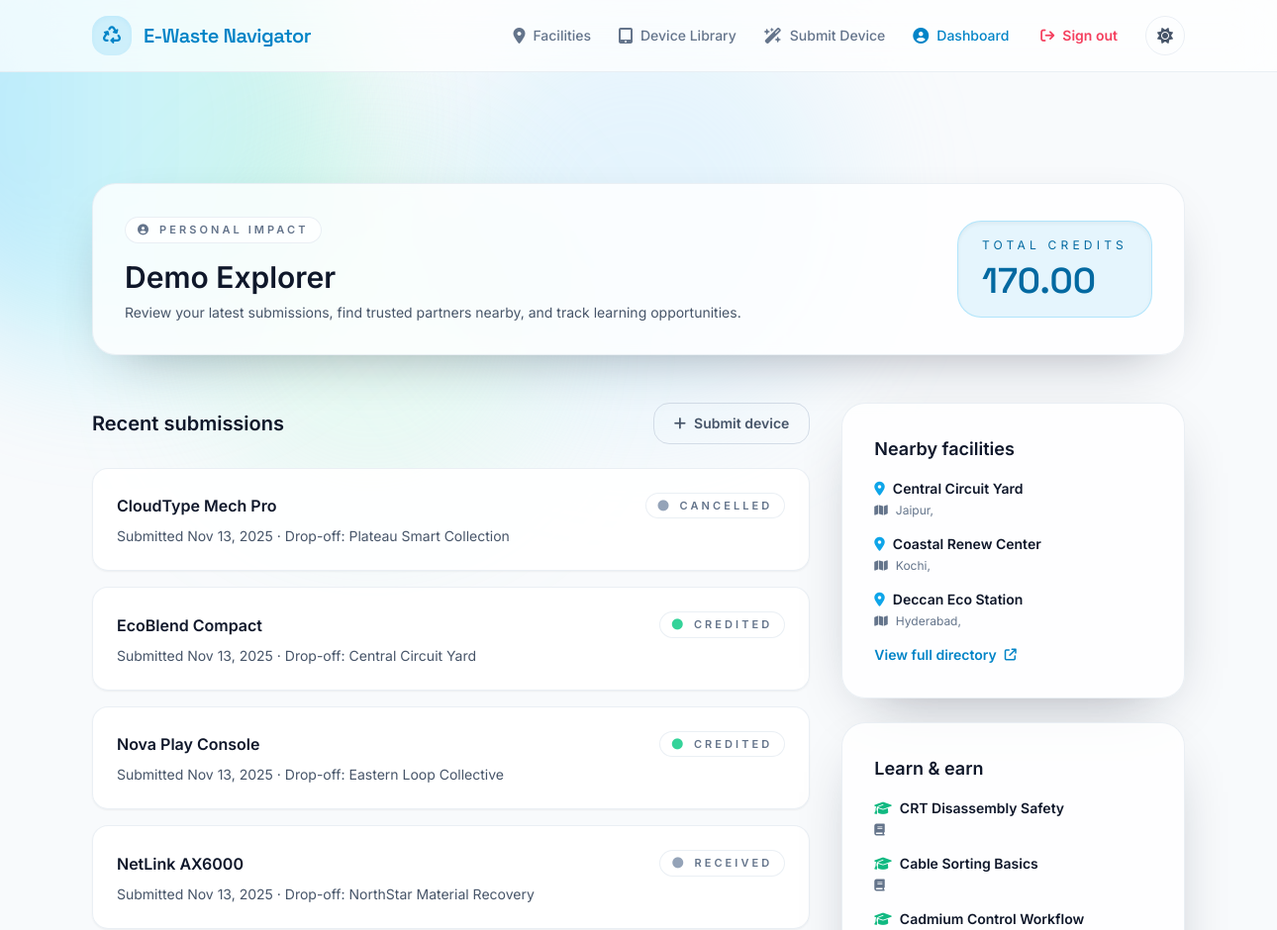
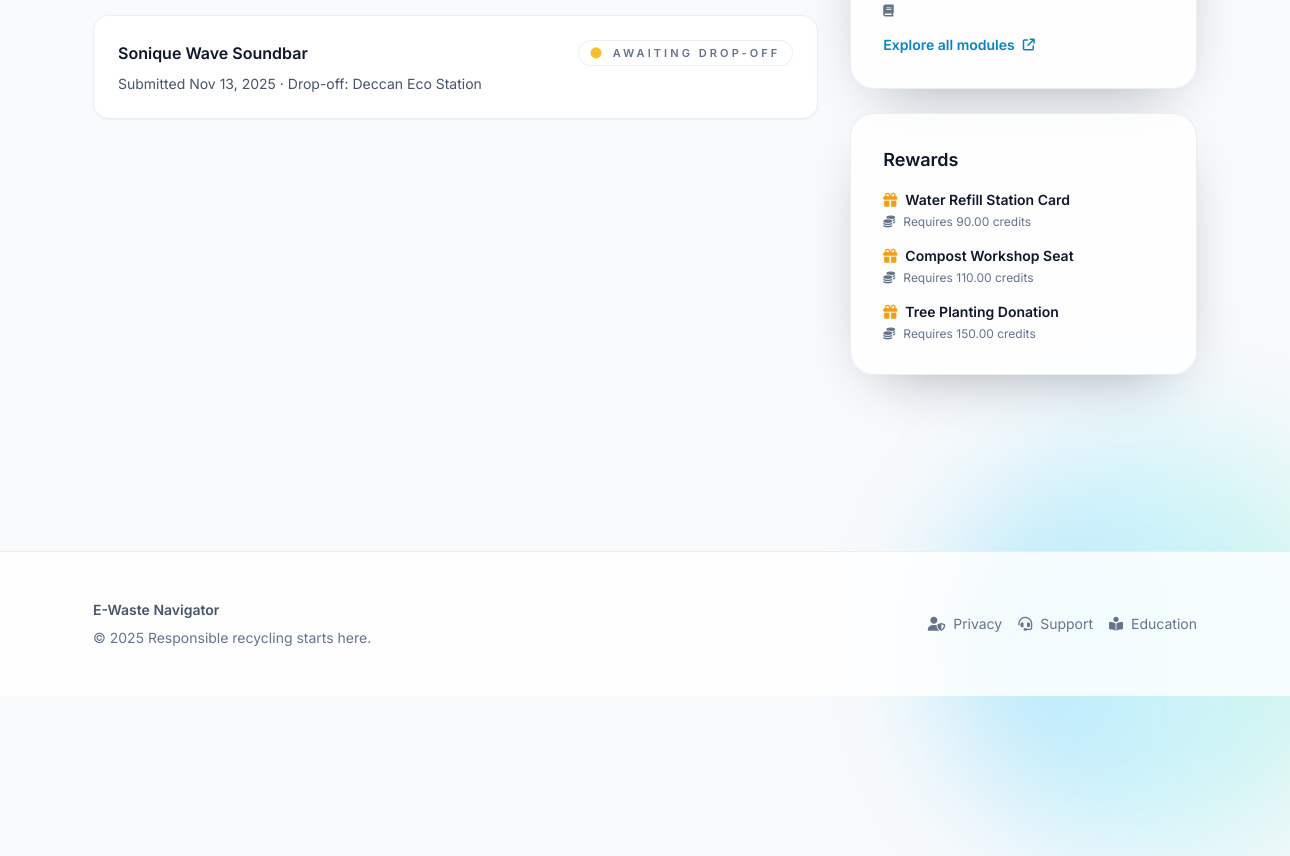
The page /accounts/dashboard/ (signed in) on the database its author committed (2 pictures, top to bottom).
### accounts/models.py (models this page shows, shortened)
class UserProfile(models.Model):
	user = models.OneToOneField(settings.AUTH_USER_MODEL, on_delete=models.CASCADE, related_name="profile")
	avatar_url = models.URLField(blank=True)
	phone_number = models.CharField(max_length=20, blank=True)
	home_location = models.CharField(max_length=255, blank=True)
	total_credits = models.DecimalField(max_digits=10, decimal_places=2, default=Decimal("0.00"))
	newsletter_opt_in = models.BooleanField(default=False)
	created_at = models.DateTimeField(auto_now_add=True)
	updated_at = models.DateTimeField(auto_now=True)
	class Meta:
		ordering = ["user__username"]

### devices/models.py (models this page shows, shortened)
class DeviceSubmission(models.Model):
	DRAFT = "draft"
	PENDING = "pending"
	RECEIVED = "received"
	CREDITED = "credited"
	CANCELLED = "cancelled"
	STATUS_CHOICES = [
		(DRAFT, "Draft"),
		(PENDING, "Awaiting Drop-off"),
		(RECEIVED, "Received"),
		(CREDITED, "Credited"),
		(CANCELLED, "Cancelled"),
	]
	user = models.ForeignKey(
		settings.AUTH_USER_MODEL,
		related_name="device_submissions",
		on_delete=models.SET_NULL,
		blank=True,
		null=True,
	)
	device_model = models.ForeignKey(
		DeviceModel,
		related_name="submissions",
		on_delete=models.SET_NULL,
		blank=True,
		null=True,
	)
	custom_device_name = models.CharField(
		max_length=200,
		blank=True,
		help_text="Provide the device name if it is not listed.",
	)
	device_type = models.CharField(
		max_length=120,
		blank=True,
		help_text="General category such as phone, laptop, or monitor.",
	)
	drop_off_facility = models.ForeignKey(
		'facilities.Facility',
		related_name='device_submissions',
		on_delete=models.SET_NULL,
		blank=True,
		null=True,
	)
	status = models.CharField(max_length=20, choices=STATUS_CHOICES, default=DRAFT)
	estimated_precious_metal_mass = models.DecimalField(
		max_digits=9,
		decimal_places=2,
		default=Decimal("0.00"),
		help_text="In grams",
	)
	estimated_credit_value = models.DecimalField(max_digits=9, decimal_places=2, default=Decimal("0.00"))
	message_to_facility = models.CharField(max_length=280, blank=True)
	pickup_address = models.TextField(blank=True)
	submitted_at = models.DateTimeField(default=timezone.now)
	updated_at = models.DateTimeField(auto_now=True)
	catalog_entry_created = models.BooleanField(default=False)
	credits_awarded = models.BooleanField(default=False)
	class Meta:
		ordering = ["-submitted_at"]
	@property
	def display_name(self) -> str:
		return self.custom_device_name or (self.device_model and str(self.device_model)) or "Custom device"

class DeviceModel(models.Model):
	category = models.ForeignKey(DeviceCategory, related_name="devices", on_delete=models.CASCADE)
	manufacturer = models.CharField(max_length=120)
	model_name = models.CharField(max_length=150)
	slug = models.SlugField(max_length=180, unique=True)
	release_year = models.PositiveIntegerField(null=True, blank=True)
	description = models.TextField(blank=True)
	components = models.ManyToManyField(
		'education.HazardousComponent',
		related_name='device_models',
		blank=True,
	)
	estimated_points = models.DecimalField(max_digits=9, decimal_places=2, default=Decimal("0.00"))
	estimated_recovery_notes = models.TextField(blank=True)
	image_url = models.URLField(blank=True)
	created_at = models.DateTimeField(auto_now_add=True)
	updated_at = models.DateTimeField(auto_now=True)
	class Meta:
		ordering = ["manufacturer", "model_name"]
		unique_together = ("manufacturer", "model_name")
	def __str__(self) -> str:
		return f"{self.manufacturer} {self.model_name}"

### facilities/models.py (models this page shows, shortened)
class Facility(models.Model):
	name = models.CharField(max_length=200)
	slug = models.SlugField(max_length=210, unique=True)
	tagline = models.CharField(max_length=255, blank=True)
	description = models.TextField(blank=True)
	street_address = models.CharField(max_length=255)
	city = models.CharField(max_length=120)
	state_province = models.CharField(max_length=120)
	postal_code = models.CharField(max_length=20)
	country = models.CharField(max_length=60, default="India")
	latitude = models.DecimalField(max_digits=9, decimal_places=6, null=True, blank=True)
	longitude = models.DecimalField(max_digits=9, decimal_places=6, null=True, blank=True)
	phone_number = models.CharField(max_length=30, blank=True)
	email = models.EmailField(blank=True)
	website = models.URLField(blank=True)
	hours_of_operation = models.JSONField(default=dict, blank=True)
	drop_off_instructions = models.TextField(blank=True)
	services = models.ManyToManyField(
		FacilityService,
		related_name="facilities",
		blank=True,
	)
	focus_components = models.ManyToManyField(
		'education.HazardousComponent',
		related_name='facilities',
		blank=True,
	)
	is_verified = models.BooleanField(default=False)
	created_at = models.DateTimeField(auto_now_add=True)
	updated_at = models.DateTimeField(auto_now=True)
	class Meta:
		ordering = ["name"]

### education/models.py (models this page shows, shortened)
class LearningModule(models.Model):
	AWARENESS = "awareness"
	ACTION = "action"
	DEEP_DIVE = "deep_dive"
	MODULE_TYPE_CHOICES = [
		(AWARENESS, "Awareness"),
		(ACTION, "Actionable Guidance"),
		(DEEP_DIVE, "Deep Dive"),
	]
	title = models.CharField(max_length=200)
	slug = models.SlugField(max_length=210, unique=True)
	summary = models.CharField(max_length=255)
	body = models.TextField()
	module_type = models.CharField(
		max_length=20,
		choices=MODULE_TYPE_CHOICES,
		default=AWARENESS,
	)
	components = models.ManyToManyField(HazardousComponent, related_name="modules")
	estimated_read_time = models.PositiveIntegerField(default=3, help_text="In minutes")
	is_published = models.BooleanField(default=True)
	created_at = models.DateTimeField(auto_now_add=True)
	updated_at = models.DateTimeField(auto_now=True)
	class Meta:
		ordering = ["title"]

### rewards/models.py (models this page shows, shortened)
class Reward(models.Model):
	name = models.CharField(max_length=180)
	slug = models.SlugField(max_length=190, unique=True)
	summary = models.CharField(max_length=255)
	description = models.TextField(blank=True)
	points_required = models.DecimalField(max_digits=10, decimal_places=2, default=Decimal("0.00"))
	image_url = models.URLField(blank=True)
	partner_url = models.URLField(blank=True)
	is_active = models.BooleanField(default=True)
	created_at = models.DateTimeField(auto_now_add=True)
	updated_at = models.DateTimeField(auto_now=True)
	class Meta:
		ordering = ["points_required"]

### accounts/views.py (the view)
# urls.py: path("dashboard/", views.user_dashboard, name="user_dashboard"),
@login_required
def user_dashboard(request: HttpRequest) -> HttpResponse:
	profile, _ = UserProfile.objects.get_or_create(user=request.user)
	submissions = DeviceSubmission.objects.filter(user=request.user)[:5]
	nearby_facilities = Facility.objects.all()[:3]
	modules = LearningModule.objects.all()[:3]
	rewards = Reward.objects.all()[:3]
	return render(
		request,
		"accounts/user_dashboard.html",
		{
			"profile": profile,
			"submissions": submissions,
			"facilities": nearby_facilities,
			"modules": modules,
			"rewards": rewards,
		},
	)

### accounts/templates/accounts/user_dashboard.html (shortened to what this page needs)
{% extends "base.html" %}
{% block content %}
<section class="page-section">
    <div class="layout-container space-y-12">
        <header class="glass-card">
            <div class="flex flex-col gap-6 md:flex-row md:items-center md:justify-between">
                <div>
                    <span class="chip-badge"><i class="fa-solid fa-circle-user"></i>Personal impact</span>
                    <h1 class="mt-4 text-3xl font-semibold text-slate-900 dark:text-white">{{ request.user.get_full_name|default:request.user.username }}</h1>
                    <p class="mt-2 text-sm text-slate-600 dark:text-slate-400">Review your latest submissions, find trusted partners nearby, and track learning opportunities.</p>
                </div>
                <div class="rounded-3xl border border-sky-400/30 bg-sky-500/10 px-6 py-4 text-sky-700 shadow-inner dark:border-sky-500/30 dark:bg-sky-500/10 dark:text-sky-200">
                    <p class="text-xs uppercase tracking-[0.35em]">Total credits</p>
                    <p class="mt-2 font-display text-4xl font-semibold">{{ profile.total_credits }}</p>
                </div>
            </div>
        </header>
        <div class="dashboard-grid">
            <section class="lg:col-span-2 space-y-6">
                <div class="flex items-center justify-between">
                    <h2 class="text-xl font-semibold text-slate-900 dark:text-white">Recent submissions</h2>
                    <a href="{% url 'devices:submit' %}" class="secondary-btn">
                        <i class="fa-solid fa-plus"></i>
                        Submit device
                    </a>
                </div>
                <div class="space-y-4">
                    {% for submission in submissions %}
                        <article class="grid-card">
                            <div class="flex flex-col gap-3 sm:flex-row sm:items-center sm:justify-between">
                                <h3 class="text-base font-semibold text-slate-900 dark:text-white">{{ submission.display_name }}</h3>
                                <span class="chip-badge">
                                    <i class="fa-solid fa-circle {% if submission.status == 'credited' %}text-emerald-400{% elif submission.status == 'pending' %}text-amber-400{% else %}text-slate-400{% endif %}"></i>
                                    {{ submission.get_status_display }}
                                </span>
                            </div>
                            <p class="mt-2 text-sm text-slate-600 dark:text-slate-400">
                                Submitted {{ submission.submitted_at|date:"M j, Y" }}
                                {% if submission.drop_off_facility %}
                                    · Drop-off: {{ submission.drop_off_facility.name }}
                                {% endif %}
                            </p>
                        </article>
                    {% empty %}
                        <div class="glass-card text-center text-sm text-slate-500 dark:text-slate-400">
                            No submissions yet. <a href="{% url 'devices:submit' %}" class="font-semibold text-sky-600 hover:text-sky-500 dark:text-sky-300 dark:hover:text-sky-200">Start your first recycling claim.</a>
                        </div>
                    {% endfor %}
                </div>
            </section>
            <aside class="space-y-6">
                <div class="glass-card">
                    <h3 class="text-lg font-semibold text-slate-900 dark:text-white">Nearby facilities</h3>
                    <ul class="mt-4 space-y-4 text-sm text-slate-600 dark:text-slate-400">
                        {% for facility in facilities %}
                            <li>
                                <p class="font-semibold text-slate-900 dark:text-white"><i class="fa-solid fa-location-dot mr-2 text-sky-500"></i>{{ facility.name }}</p>
                                <p class="mt-1 text-xs text-slate-500 dark:text-slate-500"><i class="fa-solid fa-map mr-2"></i>{{ facility.city }}, {{ facility.state }}</p>
                            </li>
                        {% empty %}
                            <li>No facilities yet—check back soon.</li>
                        {% endfor %}
                    </ul>
                    <a href="{% url 'facilities:facility_list' %}" class="mt-4 inline-flex items-center text-sm font-semibold text-sky-600 hover:text-sky-500 dark:text-sky-300 dark:hover:text-sky-200">
                        View full directory
                        <i class="fa-solid fa-arrow-up-right-from-square ml-2 text-xs"></i>
                    </a>
                </div>
                <div class="glass-card">
                    <h3 class="text-lg font-semibold text-slate-900 dark:text-white">Learn & earn</h3>
                    <ul class="mt-4 space-y-4 text-sm text-slate-600 dark:text-slate-400">
                        {% for module in modules %}
                            <li>
                                <p class="font-semibold text-slate-900 dark:text-white"><i class="fa-solid fa-graduation-cap mr-2 text-emerald-500"></i>{{ module.title }}</p>
                                <p class="mt-1 text-xs text-slate-500 dark:text-slate-500"><i class="fa-solid fa-book mr-2"></i>{{ module.subtitle }}</p>
                            </li>
                        {% empty %}
                            <li>Stay tuned—new learning drops coming soon.</li>
                        {% endfor %}
                    </ul>
                    <a href="{% url 'facilities:home' %}#education" class="mt-4 inline-flex items-center text-sm font-semibold text-sky-600 hover:text-sky-500 dark:text-sky-300 dark:hover:text-sky-200">
                        Explore all modules
                        <i class="fa-solid fa-arrow-up-right-from-square ml-2 text-xs"></i>
                    </a>
                </div>
                <div class="glass-card">
                    <h3 class="text-lg font-semibold text-slate-900 dark:text-white">Rewards</h3>
                    <ul class="mt-4 space-y-4 text-sm text-slate-600 dark:text-slate-400">
                        {% for reward in rewards %}
                            <li>
                                <p class="font-semibold text-slate-900 dark:text-white"><i class="fa-solid fa-gift mr-2 text-amber-500"></i>{{ reward.name }}</p>
                                <p class="mt-1 text-xs text-slate-500 dark:text-slate-500"><i class="fa-solid fa-coins mr-2"></i>Requires {{ reward.points_required }} credits</p>
                            </li>
                        {% empty %}
                            <li>Rewards catalog coming soon.</li>
                        {% endfor %}
                    </ul>
                </div>
            </aside>
        </div>
    </div>
</section>
{% endblock %}

### rows shown on the page
UserProfile: total_credits "170.00"
DeviceSubmission: display_name "CloudType Mech Pro", status "CANCELLED", submitted_at "Nov 13, 2025", drop_off_facility.name "Plateau Smart Collection"
DeviceSubmission: display_name "EcoBlend Compact", status "CREDITED", submitted_at "Nov 13, 2025", drop_off_facility.name "Central Circuit Yard"
DeviceSubmission: display_name "Nova Play Console", status "CREDITED", submitted_at "Nov 13, 2025", drop_off_facility.name "Eastern Loop Collective"
DeviceSubmission: display_name "NetLink AX6000", status "RECEIVED", submitted_at "Nov 13, 2025", drop_off_facility.name "NorthStar Material Recovery"
DeviceSubmission: display_name "Sonique Wave Soundbar", status "AWAITING DROP-OFF", submitted_at "Nov 13, 2025", drop_off_facility.name "Deccan Eco Station"
Facility: name "Central Circuit Yard", city "Jaipur"
Facility: name "Coastal Renew Center", city "Kochi"
Facility: name "Deccan Eco Station", city "Hyderabad"
LearningModule: title "CRT Disassembly Safety"
LearningModule: title "Cable Sorting Basics"
LearningModule: title "Cadmium Control Workflow"
Reward: name "Water Refill Station Card", points_required "90.00"
Reward: name "Compost Workshop Seat", points_required "110.00"
Reward: name "Tree Planting Donation", points_required "150.00"

### other values the page prints
{{ request.user.get_full_name|default:request.user.username }} "Demo Explorer"
